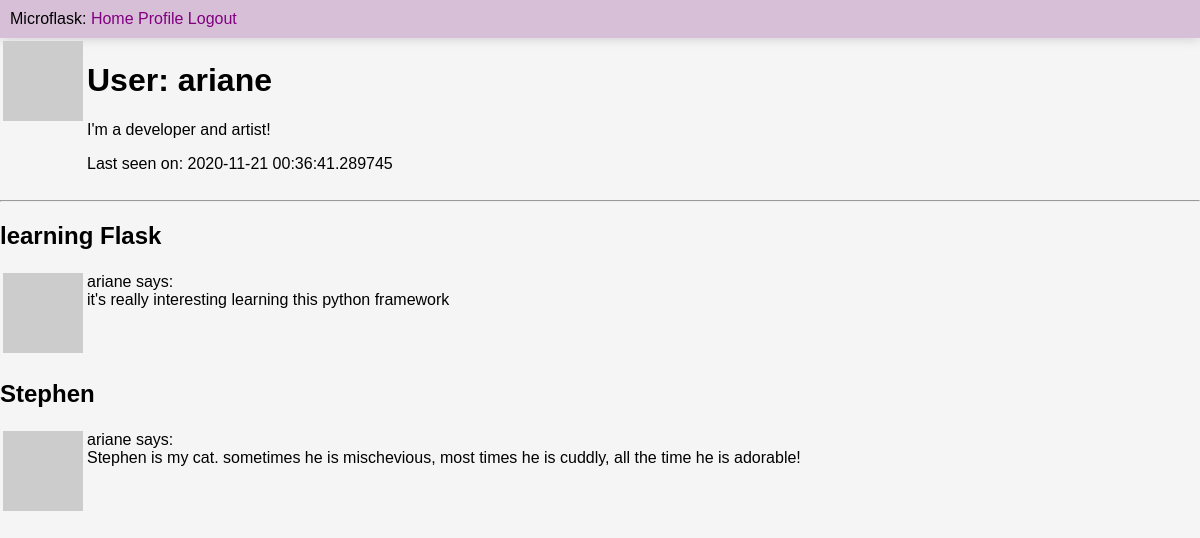
Page /user/ariane (signed in) on the committed database.
### app/models.py (models this page shows, shortened)
class User(UserMixin, db.Model):
  id = db.Column(db.Integer, primary_key=True)
  username = db.Column(db.String(64), index=True, unique=True)
  email = db.Column(db.String(120), index=True, unique=True)
  password_hash = db.Column(db.String(128))
  posts = db.relationship('Post', backref='author', lazy='dynamic')
  about_me = db.Column(db.String(140))
  last_seen = db.Column(db.DateTime, default=datetime.utcnow)
  def avatar(self, size):
    digest = md5(self.email.lower().encode('utf-8')).hexdigest()
    return f"https://www.gravatar.com/avatar/{digest}?d=identicon&s={size}"

class Post(db.Model):
  id = db.Column(db.Integer, primary_key=True)
  title = db.Column(db.String(60))
  body = db.Column(db.String(140))
  timestamp = db.Column(db.DateTime, index=True, default=datetime.utcnow)
  user_id = db.Column(db.Integer, db.ForeignKey('user.id'))

### app/routes.py (the view)
@app.route('/user/<username>')
@login_required
def user(username):
  user = User.query.filter_by(username=username).first_or_404()
  posts = user.posts.all()
  return render_template('user.html', user=user, posts=posts)

### app/models.py (called while the page is built)
@login.user_loader
def load_user(id):
  return User.query.get(int(id))

### app/routes.py (called while the page is built)
@app.before_request
def before_request():
  if current_user.is_authenticated:
    current_user.last_seen = datetime.utcnow()
    db.session.commit()

### app/templates/user.html (shortened to what this page needs)
{% extends 'layout.html' %}
{% block content %}
  <table>
    <tr valign="top">
        <td><img src="{{ user.avatar(128) }}"></td>
        <td>
          <h1>User: {{ user.username }}</h1>
          {% if user.about_me %}<p>{{ user.about_me }}</p>{% endif %}
          {% if user.last_seen %}<p>Last seen on: {{ user.last_seen }}</p>{% endif %}
        </td>
    </tr>
  </table>
  <hr>
  {% for post in posts %}
    {% include '_post.html' %}
  {% endfor %}
{% endblock %}

### app/templates/_post.html
<table>
  <tr valign="top">
      <tc><h2>{{post.title}}</h2></tc>
      <td><img src="{{ post.author.avatar(36) }}"></td>
      <td>{{ post.author.username }} says:<br>{{ post.body }}</td>
  </tr>
</table>

### app/static/styles/global.css (style rules this page uses)
html, body { margin: 0; padding: 0; background-color: whitesmoke; font-family: Arial, sans-serif; }

### rows in the picture
User: username "ariane", about_me "I'm a developer and artist!", last_seen "2020-11-21 00:36:41.289745"
Post: title "learning Flask", author.username "ariane", body "it's really interesting learning this python framework"
Post: title "Stephen", author.username "ariane", body "Stephen is my cat. sometimes he is mischevious, most times he is cuddly, all the time he is adorable!"
